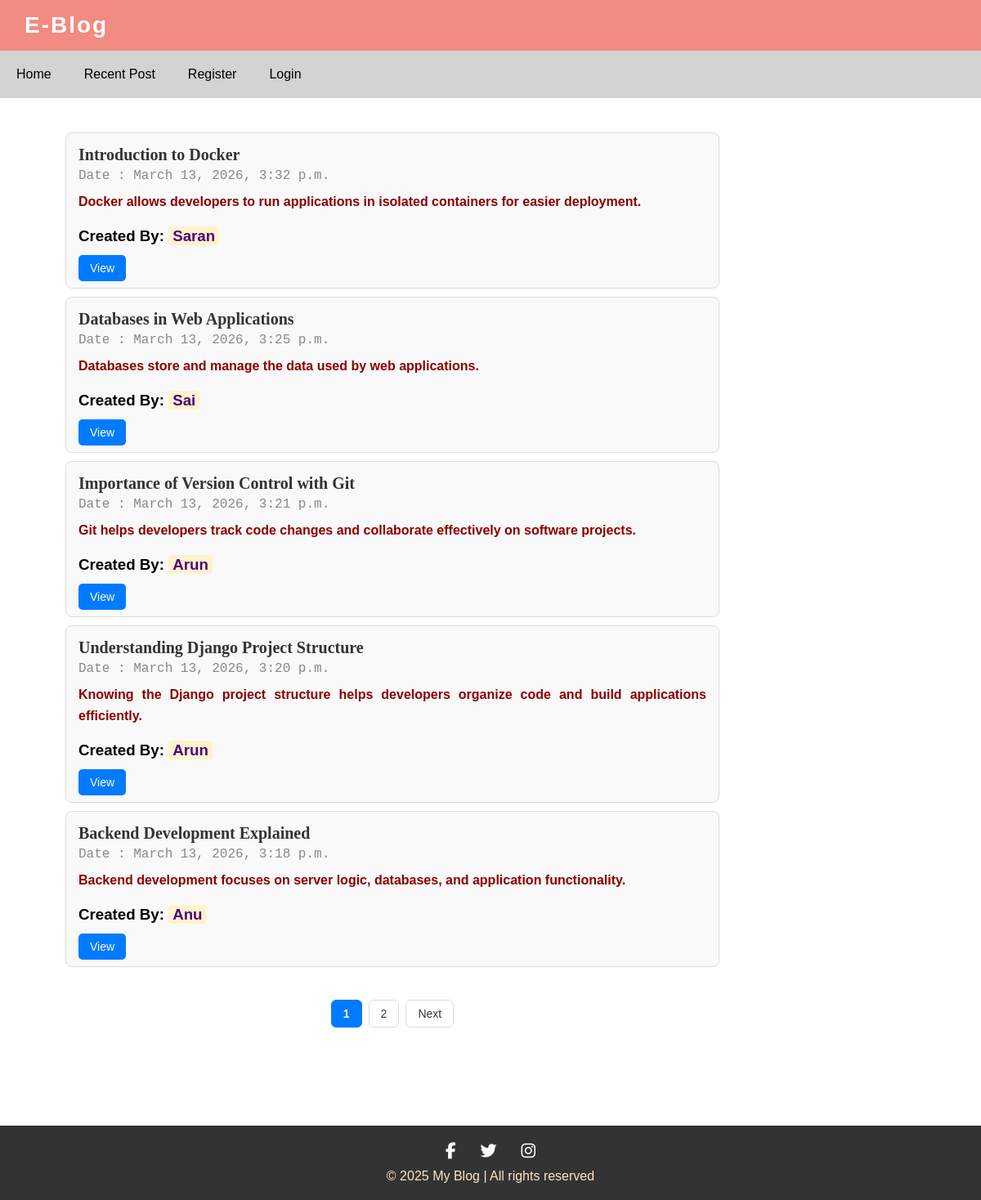
The page /viewpost/ on the database its author committed.
### Blogapp/models.py (models this page shows)
class Post(models.Model):
    title = models.CharField(max_length=55)
    short_description = models.TextField(max_length=400)
    description = models.TextField(max_length=1000)
    created_by =models.DateTimeField(auto_now_add=True)
    user =models.ForeignKey(User,on_delete=models.CASCADE)

### Blogapp/views.py (the view)
# urls.py: path('viewpost/',ViewPost.as_view(),name="viewpost"),
class ViewPost(View):
    def get(self,request):
        post_obj =Post.objects.all().values('id','title','description','short_description','user__first_name','created_by').order_by('-created_by')
        paginators = Paginator(post_obj, 5)
        page_numbers = request.GET.get('page')
        page_obj = paginators.get_page(page_numbers)
        return render(request,'viewpost.html',{'post':page_obj})

### Blogapp/templates/viewpost.html (shortened to what this page needs)
{% extends 'base.html' %}
{% block content %}
<div class="content-wrapper">
    {% for p in post %}
    <div class="post-container">
        <span class="post-title">{{ p.title }}</span>
        <div class="post-date">Date : {{ p.created_by }}</div>
        <p class="post-shortdescription">{{ p.short_description }}</p>
        <h3>Created By: <span class="highlight-name">{{ p.user__first_name }}</span></h3>
        <a class="view-btn" href="{% url 'detailpost' p.id %}">View</a>
    </div>
    {% endfor %}
    <div class="pagination">
    {% for num in post.paginator.page_range %}
        {% if post.number == num %}
            <span class="page-number active">{{ num }}</span>
        {% else %}
            <a class="page-number" href="?page={{ num }}">{{ num }}</a>
        {% endif %}
    {% endfor %}
    {% if post.has_next %}
        <a class="page-btn" href="?page={{ post.next_page_number }}">Next</a>
    {% endif %}
    </div>
</div>
<footer>
    <div class="footer">
        <a href="https://facebook.com" target="_blank"><i class="fab fa-facebook-f"></i></a>
        <a href="https://twitter.com" target="_blank"><i class="fab fa-twitter"></i></a>
        <a href="https://instagram.com" target="_blank"><i class="fab fa-instagram"></i></a>
        <div class="copyright">
            &copy; 2025 My Blog | All rights reserved
        </div>
    </div>
</footer>
{% endblock %}

### Blogapp/templates/base.html (style rules this page uses)
body { margin: 0; padding: 0; font-family: Arial, sans-serif; }
p { font-weight: bold; color: darkred; font-size: medium; margin: 0 20px; }

### Blogapp/templates/viewpost.html (style rules this page uses)
.content-wrapper { width: 70%; margin: 5%; margin-top: 1%; padding: 20px; box-sizing: border-box; }
.post-container { border: 1px solid #ddd; border-radius: 8px; padding: 15px; margin: 10px 0; background-color: #f9f9f9; position: relative; }
.post-title { font-size: 20px; font-weight: bold; color: #333; display: block; font-family: Georgia, 'Times New Roman', Times, serif; }
.post-date { font-size: 16px; color: #888; margin-top: 5px; font-family: 'Courier New', Courier, monospace; }
.post-shortdescription { margin: 10px 0; line-height: 1.6; font-family: Arial, Helvetica, sans-serif; text-align: justify; }
.view-btn { padding: 8px 14px; border: none; border-radius: 5px; background-color: #007bff; color: white; cursor: pointer; text-decoration: none; font-size: 14px; transition: background-color 0.3s; }
.highlight-name { font-family: 'Arial Black', sans-serif; color: indigo; background-color: #fff3cd; padding: 1px 5px; border-radius: 4px; }
.footer { background-color: #333; padding: 20px; display: flex; justify-content: center; align-items: center; flex-wrap: wrap; margin-top: 60px; }
.footer a { color: white; margin: 0 15px; font-size: 20px; }
.copyright { width: 100%; text-align: center; color: bisque; margin-top: 10px; }
.pagination { display: flex; justify-content: center; align-items: center; margin: 40px 0; gap: 8px; flex-wrap: wrap; }
.pagination a, .pagination span { padding: 8px 14px; text-decoration: none; border: 1px solid #ddd; color: #333; font-size: 14px; border-radius: 6px; transition: 0.3s; }
.pagination .active { background-color: #007bff; color: white; font-weight: bold; border-color: #007bff; }
.page-btn { font-weight: 500; }

### rows shown on the page
Post: title "Introduction to Docker", created_by "March 13, 2026, 3:32 p.m.", short_description "Docker allows developers to run applications in isolated containers for easier deployment.", user__first_name "Saran"
Post: title "Databases in Web Applications", created_by "March 13, 2026, 3:25 p.m.", short_description "Databases store and manage the data used by web applications.", user__first_name "Sai"
Post: title "Importance of Version Control with Git", created_by "March 13, 2026, 3:21 p.m.", short_description "Git helps developers track code changes and collaborate effectively on software projects.", user__first_name "Arun"
Post: title "Understanding Django Project Structure", created_by "March 13, 2026, 3:20 p.m.", short_description "Knowing the Django project structure helps developers organize code and build applications efficiently.", user__first_name "Arun"
Post: title "Backend Development Explained", created_by "March 13, 2026, 3:18 p.m.", short_description "Backend development focuses on server logic, databases, and application functionality.", user__first_name "Anu"

### other values the page prints
{{ num }} "1"
{{ num }} "2"
